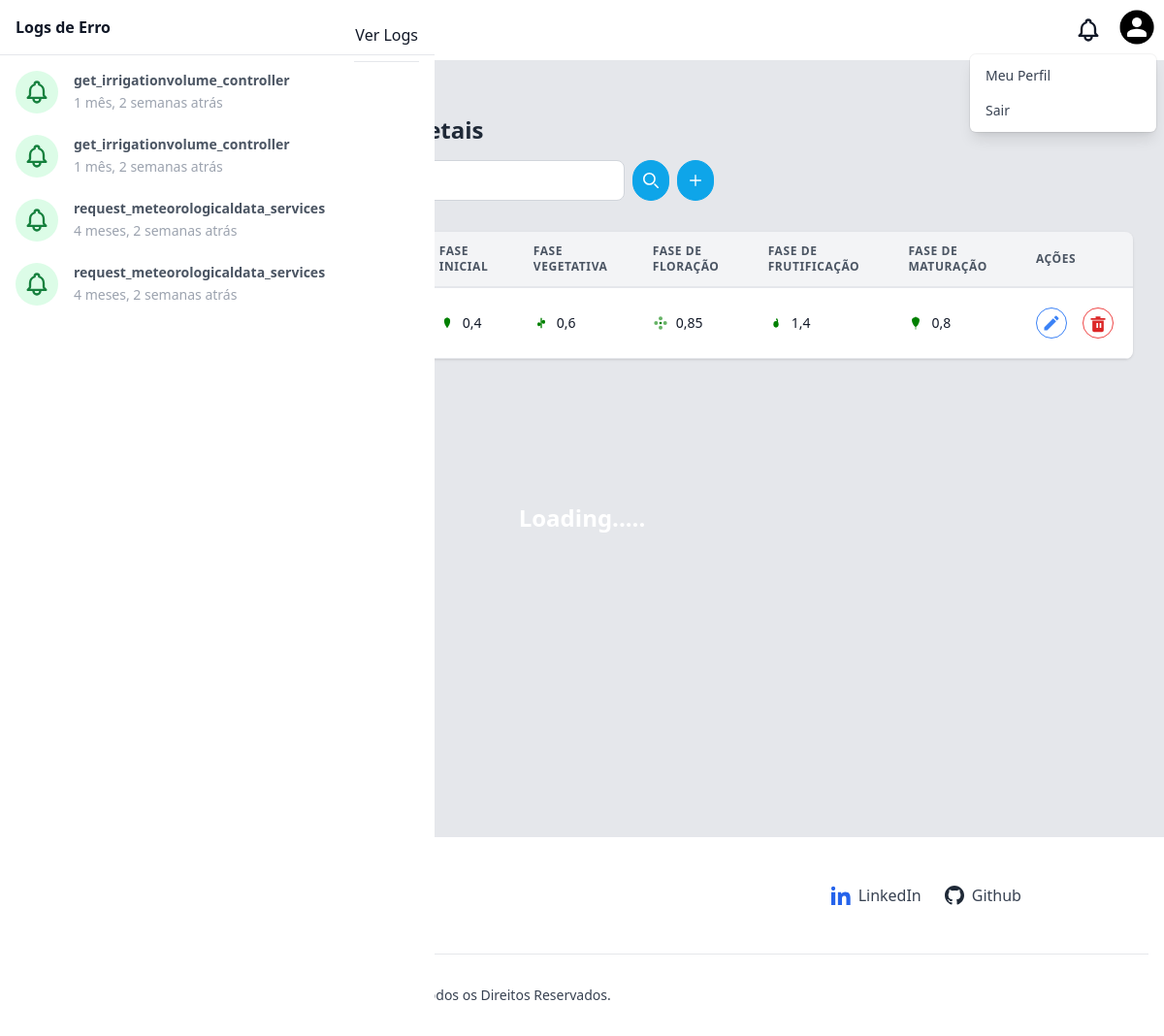
The page /culturesvegetables/ (signed in) on the database as committed earlier.
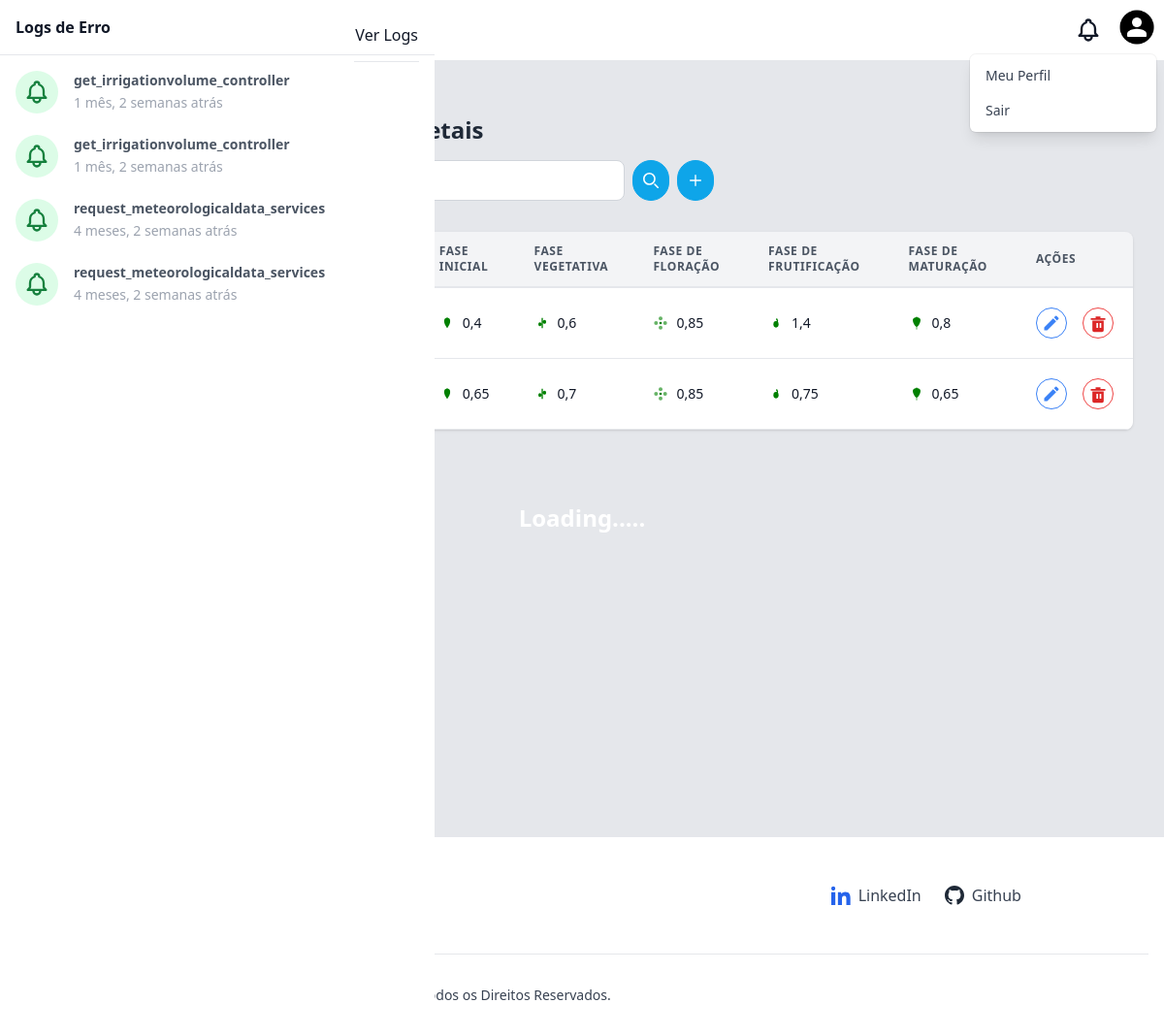
The same page on the database as committed later.
### culturesvegetables/models.py (models this page shows, shortened)
class CultureVegetable(models.Model):
    name = models.CharField(max_length=255)
    phase_initial_kc = models.FloatField()
    phase_vegetative_kc = models.FloatField()
    phase_flowering_kc = models.FloatField()
    phase_fruiting_kc = models.FloatField()
    phase_maturation_kc = models.FloatField()

### logs/models.py (models this page shows, shortened)
class Log(models.Model):
    reference = models.CharField(max_length=255)
    viewed = models.BooleanField(default=0)
    exception = models.JSONField()
    created_at = models.DateTimeField()

### culturesvegetables/views.py (the view)
# urls.py: path('', views.list, name='culturevegetable_list'),
@login_required(login_url='/auth/login/')
def list(request):
    logs = Log.objects.order_by('-created_at')
    hasUnread = logs.filter(viewed=False).exists()
    logs = logs[:12]
    name_query = request.GET.get('name', '')
    form_culture_vegetable = CultureVegetableForm()
    form_edit_culture_vegetable = CultureVegetableEditForm()
    culturevegetables = CultureVegetable.objects.all().order_by('name')
    if name_query:
        culturevegetables = culturevegetables.filter(name__icontains=name_query)
    paginator = Paginator(culturevegetables, 12)
    page_number = request.GET.get('page')
    page_obj = paginator.get_page(page_number)
    return render(request, 'culturevegetable/list.html', context={
        'user': request.user,
        'logs': logs,
        'page_obj': page_obj,
        'name_query': name_query,
        'form_culture_vegetable': form_culture_vegetable,
        'form_edit_culture_vegetable': form_edit_culture_vegetable,
        'has_unread': hasUnread
    })

### templates/culturevegetable/list.html (shortened to what the changed rows need)
{% extends "base.html" %}
{% load static %}
{% block content %}
<div class="antialiased font-sans min-h-[800px] bg-gray-200">
  <div class="container mx-auto py-2 px-4 sm:px-8">
    <div class="py-12">
      <div>
        <h2 class="text-2xl font-semibold leading-tight text-gray-800">
        </h2>
      </div>
      <div class="-mx-4 sm:-mx-8 px-4 sm:px-8 py-4 overflow-x-auto">
        {% if page_obj %}
        <div class="inline-block min-w-full shadow rounded-lg overflow-hidden">
          <table class="min-w-full leading-normal">
            <thead>
              <tr>
                <th
                  class="px-5 py-3 border-b-2 border-gray-200 bg-gray-100 text-left text-xs font-semibold text-gray-600 uppercase tracking-wider"
                >
                </th>
                <th
                  class="px-5 py-3 border-b-2 border-gray-200 bg-gray-100 text-left text-xs font-semibold text-gray-600 uppercase tracking-wider"
                >
                </th>
                <th
                  class="px-5 py-3 border-b-2 border-gray-200 bg-gray-100 text-left text-xs font-semibold text-gray-600 uppercase tracking-wider"
                >
                  Fase Inicial
                </th>
                <th
                  class="px-5 py-3 border-b-2 border-gray-200 bg-gray-100 text-left text-xs font-semibold text-gray-600 uppercase tracking-wider"
                >
                  Fase Vegetativa
                </th>
                <th
                  class="px-5 py-3 border-b-2 border-gray-200 bg-gray-100 text-left text-xs font-semibold text-gray-600 uppercase tracking-wider"
                >
                  Fase de Floração
                </th>
                <th
                  class="px-5 py-3 border-b-2 border-gray-200 bg-gray-100 text-left text-xs font-semibold text-gray-600 uppercase tracking-wider"
                >
                  Fase de Frutificação
                </th>
                <th
                  class="px-5 py-3 border-b-2 border-gray-200 bg-gray-100 text-left text-xs font-semibold text-gray-600 uppercase tracking-wider"
                >
                  Fase de Maturação
                </th>
                <th
                  class="px-5 py-3 border-b-2 border-gray-200 bg-gray-100 text-left text-xs font-semibold text-gray-600 uppercase tracking-wider"
                >
                  Ações
                </th>
              </tr>
            </thead>
            <tbody>
              {% for culturevegetable in page_obj %}
              <tr>
                <td class="px-5 py-5 border-b border-gray-200 bg-white text-sm">
                  <p class="text-gray-900 whitespace-no-wrap">
                  </p>
                </td>
                <td class="px-5 py-5 border-b border-gray-200 bg-white text-sm">
                  <p class="text-gray-900 whitespace-no-wrap">
                  </p>
                </td>
                <td class="px-5 py-5 border-b border-gray-200 bg-white text-sm">
                  <div class="flex items-center gap-2">
                    <svg
                      width="16"
                      height="16"
                      viewBox="0 0 24 24"
                      xmlns="http://www.w3.org/2000/svg"
                    >
                      <path
                        d="M12 20 C9 16, 6 10, 8 6 C10 3, 14 3, 16 6 C18 10, 15 16, 12 20 Z"
                        fill="green"
                      />
                      <circle cx="12" cy="5" r="1" fill="green" />
                    </svg>
                    <p class="text-gray-900 whitespace-no-wrap">
                      {{ culturevegetable.phase_initial_kc }}
                    </p>
                  </div>
                </td>
                <td class="px-5 py-5 border-b border-gray-200 bg-white text-sm">
                  <div class="flex items-center gap-2">
                    <svg
                      width="16"
                      height="16"
                      viewBox="0 0 24 24"
                      xmlns="http://www.w3.org/2000/svg"
                    >
                      <line
                        x1="12"
                        y1="20"
                        x2="12"
                        y2="4"
                        stroke="green"
                        stroke-width="2"
                      />
                      <path
                        d="M12 10 C14 6, 18 6, 18 10 C18 14, 14 14, 12 10 Z"
                        fill="green"
                      />
                      <path
                        d="M12 14 C10 18, 6 18, 6 14 C6 10, 10 10, 12 14 Z"
                        fill="green"
                      />
                    </svg>
                    <p class="text-gray-900 whitespace-no-wrap">
                      {{ culturevegetable.phase_vegetative_kc }}
                    </p>
                  </div>
                </td>
                <td class="px-5 py-5 border-b border-gray-200 bg-white text-sm">
                  <div class="flex items-center gap-2">
                    <p class="text-gray-900 whitespace-no-wrap">
                      {{ culturevegetable.phase_flowering_kc }}
                    </p>
                  </div>
                </td>
                <td class="px-5 py-5 border-b border-gray-200 bg-white text-sm">
                  <div class="flex items-center gap-2">
                    <svg
                      width="16"
                      height="16"
                      viewBox="0 0 24 24"
                      xmlns="http://www.w3.org/2000/svg"
                    >
                      <ellipse cx="12" cy="14" rx="4" ry="5" fill="green" />
                      <path
                        d="M12 14 L14 10 Q15 8, 13 6"
                        stroke="green"
                        stroke-width="2"
                        fill="none"
                      />
                      <circle cx="13" cy="6" r="1" fill="green" />
                    </svg>
                    <p class="text-gray-900 whitespace-no-wrap">
                      {{ culturevegetable.phase_fruiting_kc }}
                    </p>
                  </div>
                </td>
                <td class="px-5 py-5 border-b border-gray-200 bg-white text-sm">
                  <div class="flex items-center gap-2">
                    <svg
                      width="16"
                      height="16"
                      viewBox="0 0 24 24"
                      xmlns="http://www.w3.org/2000/svg"
                    >
                      <path
                        d="M8 4 Q12 2 16 4 Q20 6 16 14 Q12 22 8 14 Q4 6 8 4 Z"
                        fill="green"
                      />
                      <line
                        x1="12"
                        y1="2"
                        x2="12"
                        y2="22"
                        stroke="green"
                        stroke-width="1"
                      />
                    </svg>
                    <p class="text-gray-900 whitespace-no-wrap">
                      {{ culturevegetable.phase_maturation_kc }}
                    </p>
                  </div>
                </td>
                <td class="px-5 py-5 border-b border-gray-200 bg-white text-sm">
                  <div class="flex items-center gap-4">
                    <button
                      title="Editar"
                      class="inline-flex items-center justify-center w-8 h-8 text-blue-500 border border-blue-500 hover:bg-blue-500 hover:text-white rounded-full transition duration-200"
                      aria-label="Editar"
                      onclick="openEditCultureModal({{ culturevegetable.id }})"
                      data-modal-target="edit-culture-modal"
                    >
                      <svg
                        xmlns="http://www.w3.org/2000/svg"
                        class="h-5 w-5"
                        fill="currentColor"
                        viewBox="0 0 24 24"
                      >
                        <path
                          d="M3 17.25V21h3.75L17.81 9.94l-3.75-3.75L3 17.25zM20.71 7.04a1.003 1.003 0 0 0 0-1.42l-2.34-2.34a1.003 1.003 0 0 0-1.42 0l-1.83 1.83 3.75 3.75 1.84-1.82z"
                        />
                      </svg>
                    </button>
                    <button
                      title="Deletar"
                      class="inline-flex items-center justify-center w-8 h-8 text-red-600 border border-red-500 hover:bg-red-600 hover:text-white rounded-full transition duration-200"
                      aria-label="Deletar"
                      onclick="openDeleteCultureModal({{ culturevegetable.id }})"
                    >
                      <svg
                        xmlns="http://www.w3.org/2000/svg"
                        class="h-5 w-5"
                        fill="currentColor"
                        viewBox="0 0 24 24"
                      >
                        <path
                          d="M3 6h18v2H3V6zm2 3h14v12a2 2 0 0 1-2 2H7a2 2 0 0 1-2-2V9zm5 3v6h2v-6H10zm4 0v6h2v-6h-2zM9 4h6v2H9V4z"
                        />
                      </svg>
                    </button>
                  </div>
                </td>
              </tr>
              {% endfor %}
            </tbody>
          </table>
        </div>
        {% endif %}
      </div>
    </div>
  </div>
</div>
{% endblock %}

### templates/base.html (shortened to what the changed rows need)
{% load static %}
<!DOCTYPE html>
<html lang="pt-br">
  <head>
    <link href="{% static 'css/style.css' %}" rel="stylesheet" />
    <link href="{% static 'css/base.css' %}" rel="stylesheet" />
    <link rel="stylesheet" href="https://unpkg.com/leaflet@1.9.4/dist/leaflet.css" />
  </head>
  <body>
    <div x-data="setup()" x-init="$refs.loading.classList.add('hidden'); setColors(color);" :class="{ 'dark': isDark}">
      <div class="flex h-screen antialiased text-gray-900 bg-gray-100 dark:bg-dark dark:text-light">
        <div class="flex-1 h-full overflow-x-hidden overflow-y-auto">
        {% block content %}
        {% endblock %}
        </div>
        <section
          x-transition:enter="transition duration-300 ease-in-out transform sm:duration-500"
          x-transition:enter-start="-translate-x-full"
          x-transition:enter-end="translate-x-0"
          x-transition:leave="transition duration-300 ease-in-out transform sm:duration-500"
          x-transition:leave-start="translate-x-0"
          x-transition:leave-end="-translate-x-full"
          x-ref="notificationsPanel"
          x-show="isNotificationsPanelOpen"
          @keydown.escape="isNotificationsPanelOpen = false"
          tabindex="-1"
          aria-labelledby="notificationPanelLabel"
          class="fixed inset-y-0 z-20 w-full max-w-xs bg-white dark:bg-darker dark:text-light sm:max-w-md focus:outline-none"
        >
          <div class="flex flex-col h-screen" x-data="{ activeTabe: 'action' }">
            <div class="flex-shrink-0">
              <div class="flex items-center justify-between px-4 pt-4 border-b dark:border-primary-darker">
                <h2 id="notificationPanelLabel" class="pb-4 font-semibold">Logs de Erro</h2>
              </div>
            </div>
            <div class="flex-1 pt-4 overflow-y-hidden hover:overflow-y-auto">
              {% if logs %}
                <div class="space-y-4" x-show.transition.in="activeTabe == 'action'">
                  {% for log in logs %}
                    <a class="block">
                      <div class="flex px-4 space-x-4">
                        <div class="relative flex-shrink-0">
                          <span class="inline-block p-2 overflow-visible rounded-full
                          {% if log.viewed %}
                            bg-green-100 text-green-700
                          {% else %}
                            bg-yellow-100 text-yellow-700
                          {% endif %}">
                          </span>
                          <div class="absolute h-24 p-px -mt-3 -ml-px bg-primary-50 left-1/2 dark:bg-primary-darker"></div>
                        </div>
                        <div class="flex-1 overflow-hidden">
                          <h5 class="text-sm font-semibold text-gray-600 dark:text-light">
                            {{ log.reference }}
                          </h5>
                          <span class="text-sm font-normal text-gray-400 dark:text-primary-light">
                            {{ log.created_at|timesince }} atrás
                          </span>
                        </div>
                      </div>
                    </a>
                  {% endfor %}
                </div>
              {% else %}
                <p class="text-gray-400 text-sm">Nenhum log encontrado.</p>
              {% endif %}
            </div>
          </div>
      </div>
    </div>
  </body>
</html>

Rows that differ between the two databases and show on the page:
added CultureVegetable: phase_initial_kc "0,65", phase_vegetative_kc "0,7", phase_flowering_kc "0,85", phase_fruiting_kc "0,75", phase_maturation_kc "0,65"
